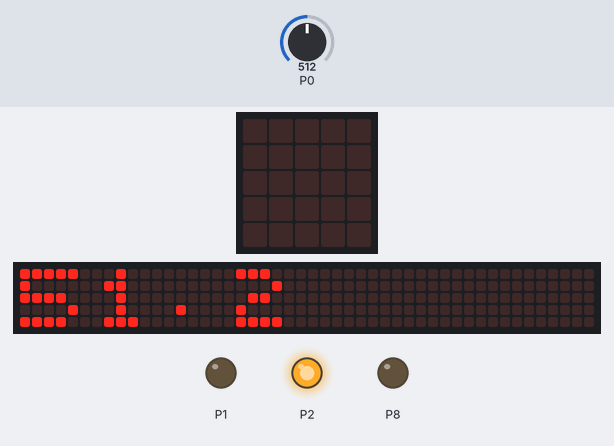
Bench run of a program on a simulated BBC micro:bit (MakeCode). Parts: the board's 5×5 LED display, a strip that is not on the board, showing the scrolling text unrolled, output pins drawn as LEDs (lit = HIGH). The test bench sets the inputs (shaded band); at power-on: P0 = 512 (analog values on the 0–1023 scale). The 48×5 strip is a reading aid, not a part: it shows the text the display is scrolling, unrolled, one strip-width of it at a time.

Above: at 4.27 s.
5.3 s: P0 set to 0
At 8.3 s:
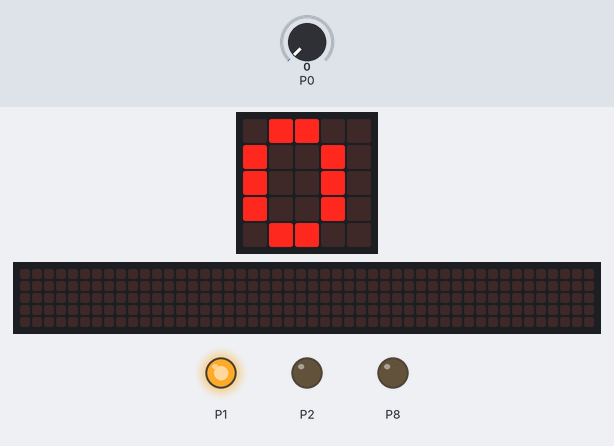
9.0 s: P0 set to 710
At 11.36 s:
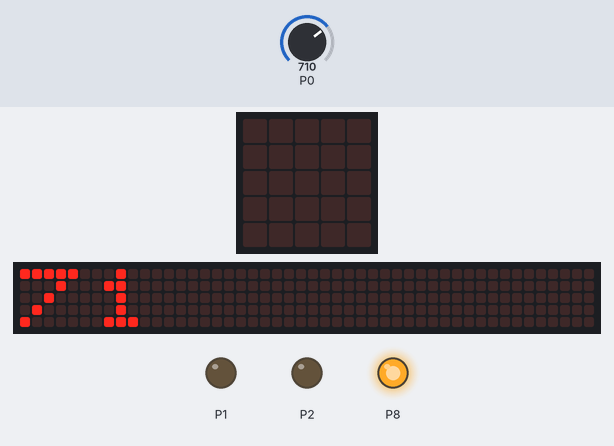
13.0 s: P0 set to 690
At 20.1 s:
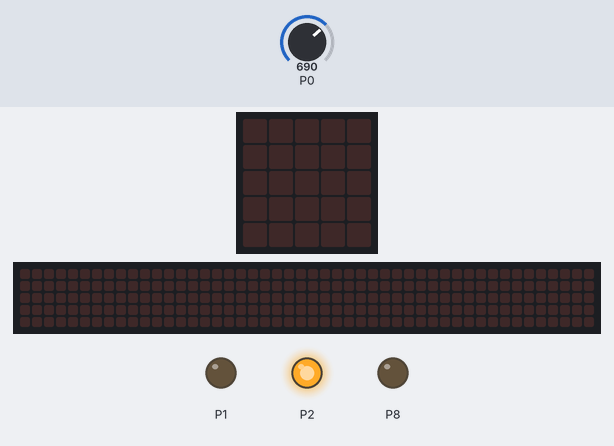
Timing chart, 0 to 21.6 s (numbered marks = the images above; inputs shaded):
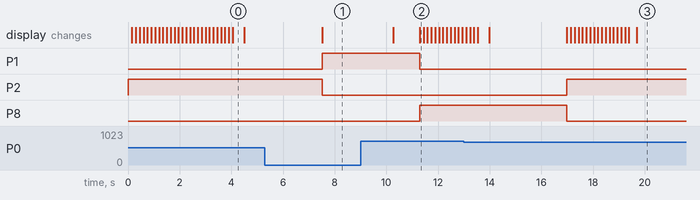

The program:

main.ts
```typescript
pins.analogWritePin(AnalogPin.P0, pins.analogReadPin(AnalogPin.P0))
pins.digitalWritePin(DigitalPin.P1, 1)
pins.digitalWritePin(DigitalPin.P2, 1)
pins.digitalWritePin(DigitalPin.P8, 1)
basic.forever(function () {
    if (pins.analogReadPin(AnalogPin.P0) >= 700) {
        pins.digitalWritePin(DigitalPin.P1, 0)
        pins.digitalWritePin(DigitalPin.P2, 0)
        pins.digitalWritePin(DigitalPin.P8, 1)
        basic.showNumber(pins.analogReadPin(AnalogPin.P0) / 10)
        basic.pause(2000)
        basic.clearScreen()
        basic.pause(1000)
    }
    if (pins.analogReadPin(AnalogPin.P0) <= 500) {
        pins.digitalWritePin(DigitalPin.P1, 1)
        pins.digitalWritePin(DigitalPin.P2, 0)
        pins.digitalWritePin(DigitalPin.P8, 0)
        basic.showNumber(pins.analogReadPin(AnalogPin.P0) / 10)
        basic.pause(2000)
        basic.clearScreen()
        basic.pause(1000)
    }
    if (pins.analogReadPin(AnalogPin.P0) <= 700 && pins.analogReadPin(AnalogPin.P0) >= 500) {
        pins.digitalWritePin(DigitalPin.P1, 0)
        pins.digitalWritePin(DigitalPin.P2, 1)
        pins.digitalWritePin(DigitalPin.P8, 0)
        basic.showNumber(pins.analogReadPin(AnalogPin.P0) / 10)
        basic.pause(2000)
        basic.clearScreen()
        basic.pause(1000)
    }
})
```

test.ts
```typescript
// aquí va el archivo "tests"; esto no se compilará cuando este paquete se utilice como una extensión.
```

Measured:
- after the input at 5.3 s, P1: LOW → HIGH after 2.2 s; P2: HIGH → LOW after 2.2 s
- after the input at 9.0 s, P1: HIGH → LOW after 2.3 s; P8: LOW → HIGH after 2.3 s; the display: first differs from a run without the input after 2.3 s (image 2)
- after the input at 13.0 s, P2: LOW → HIGH after 4.0 s; P8: HIGH → LOW after 4.0 s
- what the display in image 0 shows lasts 0.4 s, from 4.1 s to 4.5 s
